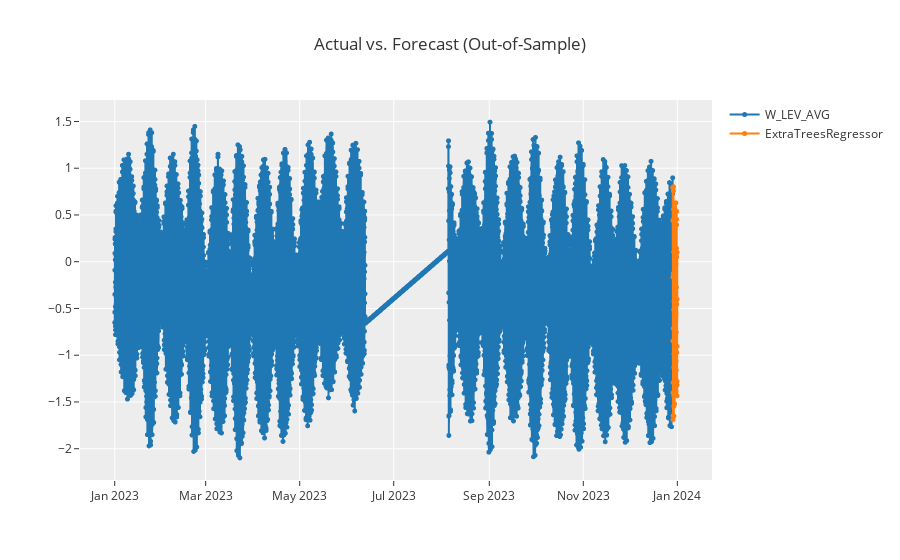

The cell this chart's notebook holds for it:
### Code cell
# 2. ใช้ plot_model พร้อมระบุ exogenous
exp.plot_model(best_model, plot="forecast", data_kwargs={"X": exogenous_future})

### Figure 1 — Plotly figure (JSON) as saved in the notebook; plotly's stock layout.template omitted (floating-point values rounded to 4 significant figures; data arrays with more than 128 entries replaced by an {"elided": "..."} marker saying what was removed)
{"data": [{"line": {"color": "rgb(31, 119, 180)", "width": 2}, "marker": {"color": "rgb(31, 119, 180)", "size": 5}, "mode": "lines+markers", "name": "W_LEV_AVG", "type": "scattergl", "x": {"elided": "8760 str values"}, "xaxis": "x", "y": {"elided": "8760 float values"}, "yaxis": "y"}, {"line": {"color": "rgb(255, 127, 14)", "width": 2}, "marker": {"color": "rgb(255, 127, 14)", "size": 5}, "mode": "lines+markers", "name": "ExtraTreesRegressor", "type": "scattergl", "x": {"elided": "8760 str values"}, "xaxis": "x", "y": {"elided": "8760 float values"}, "yaxis": "y"}], "layout": {"showlegend": true, "title": {"text": "Actual vs. Forecast (Out-of-Sample)"}, "xaxis": {"anchor": "y", "domain": [0, 1]}, "yaxis": {"anchor": "x", "domain": [0, 1]}}}
